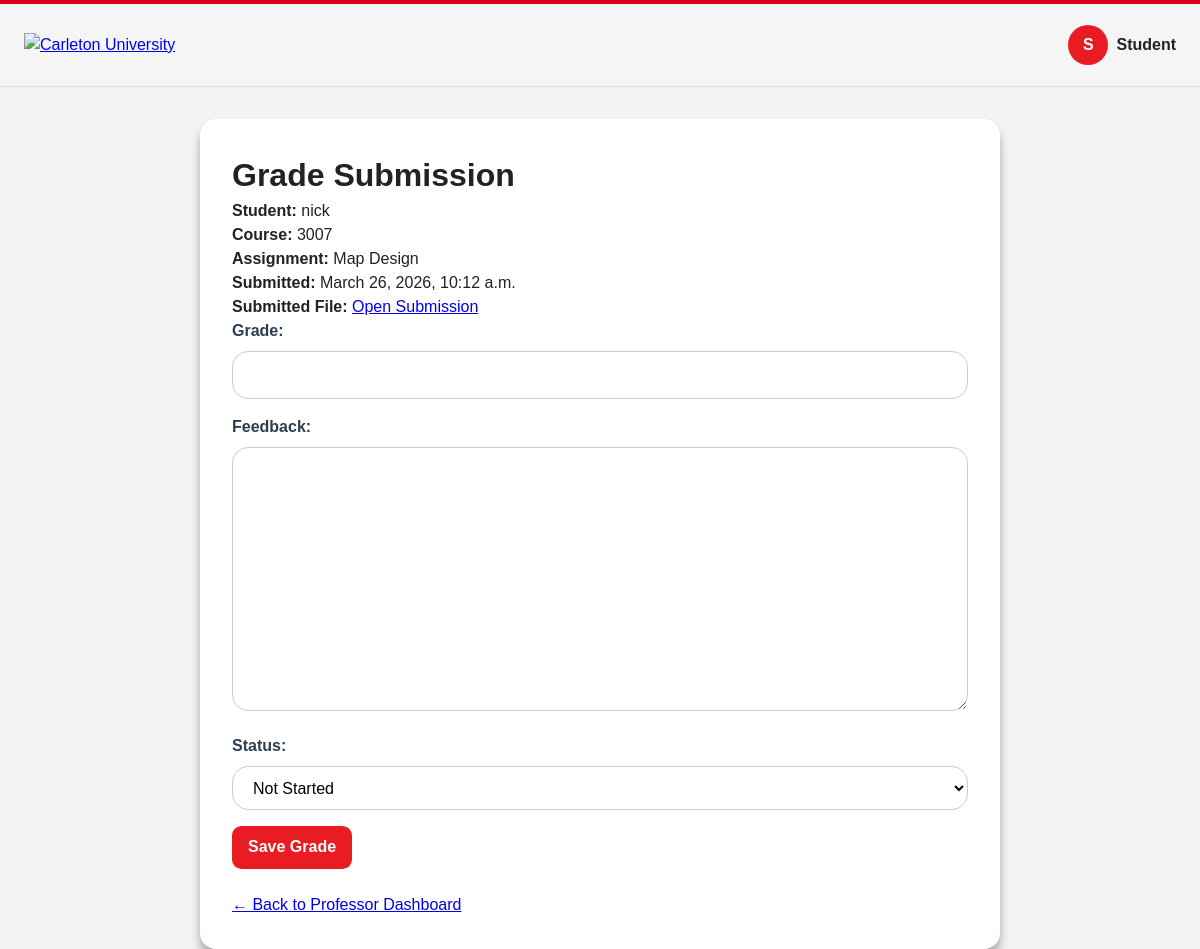
Page /submission/2/grade/ on the committed database.
### grades/models.py (models this page shows, shortened)
class Submission(models.Model):
    student_name = models.CharField(max_length=100)
    assignment = models.ForeignKey(Assignment, on_delete=models.CASCADE)
    file = models.FileField(upload_to='submissions/')
    submitted_at = models.DateTimeField(auto_now_add=True)
    grade = models.DecimalField(max_digits=5, decimal_places=2, blank=True, null=True, validators=[ MinValueValidator(0), MaxValueValidator(100) ])
    feedback = models.TextField(blank=True, null=True)
    STATUS_CHOICES = [
        ('not_started', 'Not Started'),
        ('in_progress', 'In Progress'),
        ('under_review', 'Under Review'),
        ('final_approval', 'Final Approval'),
        ('released', 'Released'),
    ]
    status = models.CharField(
        max_length=20,
        choices=STATUS_CHOICES,
        default='not_started'
    )

class Assignment(models.Model):
    title = models.CharField(max_length=200)
    due_date = models.DateTimeField()
    course_code = models.CharField(max_length=10)  # field for course code
    instruction_file = models.FileField(upload_to='instructions/', blank=True, null=True) # th

### grades/views.py (the view)
# urls.py: path('submission/<int:submission_id>/grade/', views.grade_submission, name='grade_submission'),
def grade_submission(request, submission_id):
    submission = get_object_or_404(Submission, id=submission_id)
    if request.method == 'POST':
        form = GradeSubmissionForm(request.POST, instance=submission)
        if form.is_valid():
            form.save()
            return redirect('dashboard')
    else:
        form = GradeSubmissionForm(instance=submission)
    return render(request, 'grade_submission.html', {
        'form': form,
        'submission': submission
    })

### grades/forms.py
class GradeSubmissionForm(forms.ModelForm):
    class Meta:
        model = Submission
        fields = ['grade', 'feedback','status']

### grades/templates/grade_submission.html (shortened to what this page needs)
{% load static %}
<!DOCTYPE html>
<html lang="en">
<head>
    {% include 'head.html' %}
</head>
<body>
    {% include 'header.html' %}
    <main class="grade-page-container">
        <div class="grade-card">
            <h1>Grade Submission</h1>
            <p><strong>Student:</strong> {{ submission.student_name }}</p>
            <p><strong>Course:</strong> {{ submission.assignment.course_code }}</p>
            <p><strong>Assignment:</strong> {{ submission.assignment.title }}</p>
            <p><strong>Submitted:</strong> {{ submission.submitted_at }}</p>
            <p>
                <strong>Submitted File:</strong>
                <a href="{{ submission.file.url }}" target="_blank">Open Submission</a>
            </p>
            <form method="post">
                {{ form.as_p }}
                <button type="submit" class="grade-btn">Save Grade</button>
            </form>
            <p class="back-link">
                <a href="{% url 'professor_dashboard' %}">← Back to Professor Dashboard</a>
            </p>
        </div>
    </main>
</body>
</html>

### grades/static/style.css (style rules this page uses)
body { font-family: Arial, sans-serif; background: #f2f3f5; color: #222; margin: 0; padding: 0; }
label { display: block; font-weight: 600; margin-bottom: 0.5rem; color: #2c3e50; }
select, input[type="number"], input[type="text"], input[type="email"] { width: 100%; padding: 0.75rem; border: 0.0625rem solid #bcc7d1; border-radius: 0.5rem; font-size: 1rem; box-sizing: border-box; background: white; transition: border-color 0.2s ease, box-shadow 0.2s ease; }
.grade-page-container { max-width: 80rem; margin: 2rem auto; padding: 0 1rem; }
.grade-btn { display: inline-block; background-color: #e91c24; color: white; text-decoration: none; border: none; border-radius: 0.6rem; padding: 0.6rem 1rem; cursor: pointer; font-weight: 600; }
.grade-card { background: white; max-width: 50rem; margin: 0 auto; padding: 2rem; border-radius: 1rem; box-shadow: 0 0.5rem 0.6rem darkgrey; }
.grade-card form p { margin-bottom: 1rem; }
.grade-card input, .grade-card textarea, .grade-card select { width: 100%; padding: 0.7rem 1rem; border: 1px solid #CCCCCCFF; border-radius: 1rem; box-sizing: border-box; }
.back-link { margin-top: 1.5rem; }

### rows in the picture
Submission: student_name "nick", assignment.course_code "3007", assignment "Map Design", submitted_at "March 26, 2026, 10:12 a.m.", status "Not Started"
